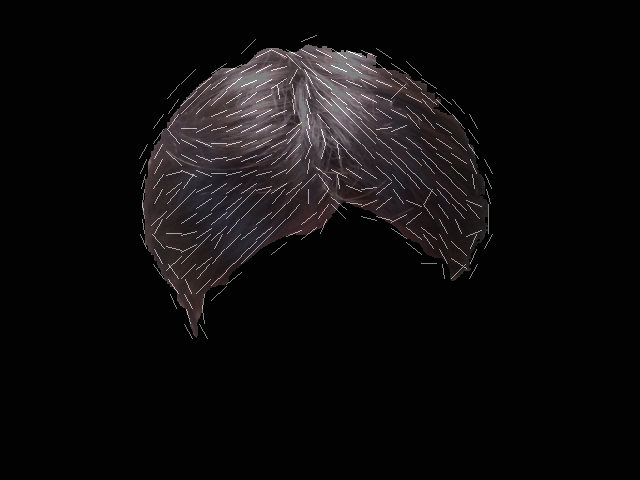
#> input picture image.png, 640 x 480 px
$ python -i normal_map.py   (imports and definitions only)   (older library calls are emulated)
#> lines starting #> are read from the running program, lines starting #| are printed output that depends on the picture
import cv2
import numpy as np

def compute_normal_map(depth_image, ksize=3):
#> called with ksize = 3
    rows, cols = depth_image.shape
#> rows = 480; cols = 640

    x, y = np.meshgrid(np.arange(cols), np.arange(rows))
    x = x.astype(np.float32)
    y = y.astype(np.float32)

    # Calculate the partial derivatives of depth with respect to x and y
    dx = cv2.Sobel(depth_image, cv2.CV_32F, 1, 0, ksize=ksize)
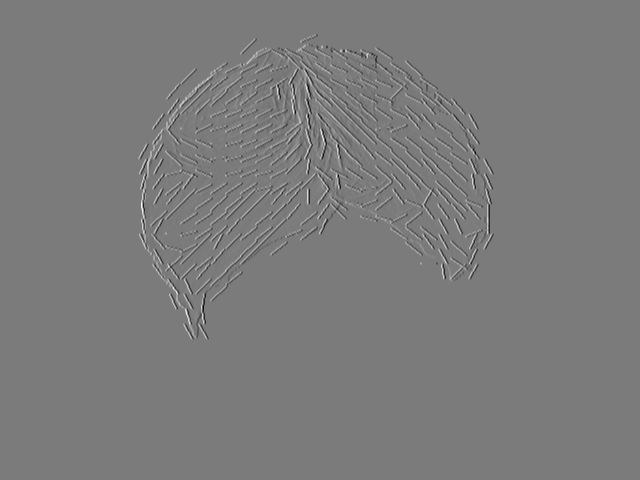
#> dx: shape (480, 640) float32; min -724, max 765, mean 0; drawn with min black and max white
    dy = cv2.Sobel(depth_image, cv2.CV_32F, 0, 1, ksize=ksize)
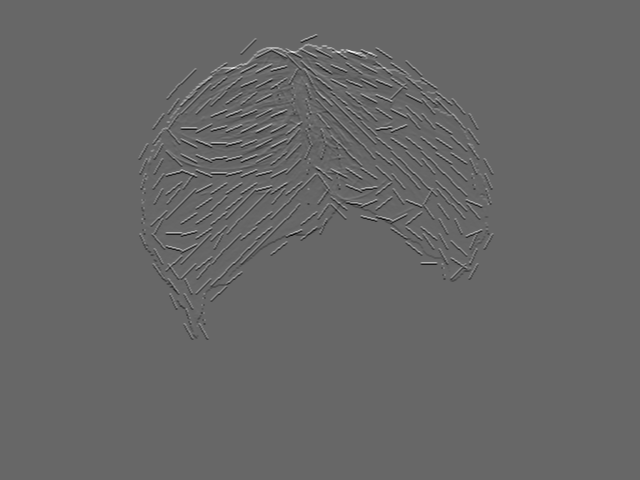
#> dy: shape (480, 640) float32; min -686, max 1012, mean 0; drawn with min black and max white

    # Compute the normal vector for each pixel
    normal = np.dstack((-dx, -dy, np.ones((rows, cols))))
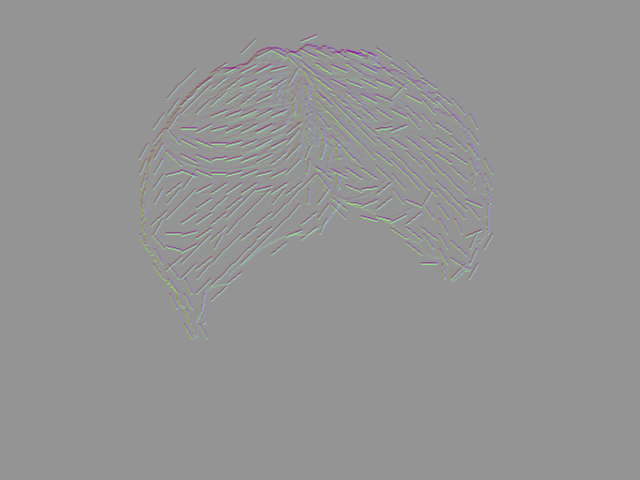
#> normal: shape (480, 640, 3) float64; mean of channels 0, 1, 2 0, 0, 1; drawn with min black and max white
    norm = np.sqrt(np.sum(normal**2, axis=2, keepdims=True))
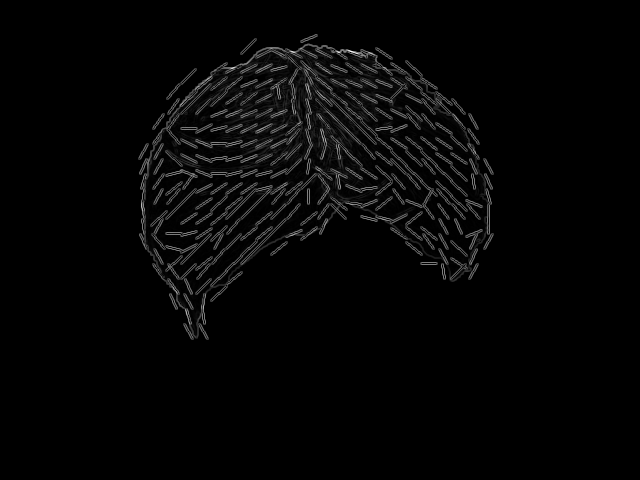
#> norm: shape (480, 640, 1) float64; min 1, max 1042.9, mean 24.4; drawn with min black and max white
    normal_ = np.divide(normal, norm, out=np.zeros_like(normal), where=norm != 0)
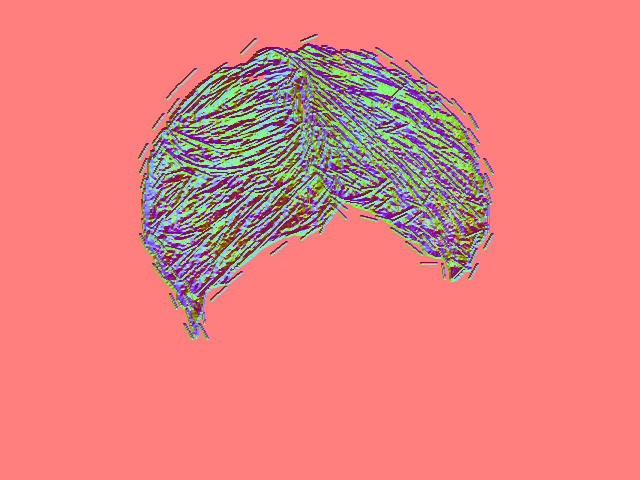
#> normal_: shape (480, 640, 3) float64; mean of channels 0, 1, 2 0.0061, 0.00615, 0.81; drawn with min black and max white

    # Map the normal vectors to the [0, 255] range and convert to uint8
    normal = (normal_ + 1) * 127.5
    normal = normal.clip(0, 255).astype(np.uint8)

    # Save the normal map to a file
    normal_bgr = cv2.cvtColor(normal, cv2.COLOR_RGB2BGR)
    return normal_bgr, normal_

>>> import cv2
>>> picture = cv2.imread('../image.png', cv2.IMREAD_GRAYSCALE)
>>> result = compute_normal_map(picture)
